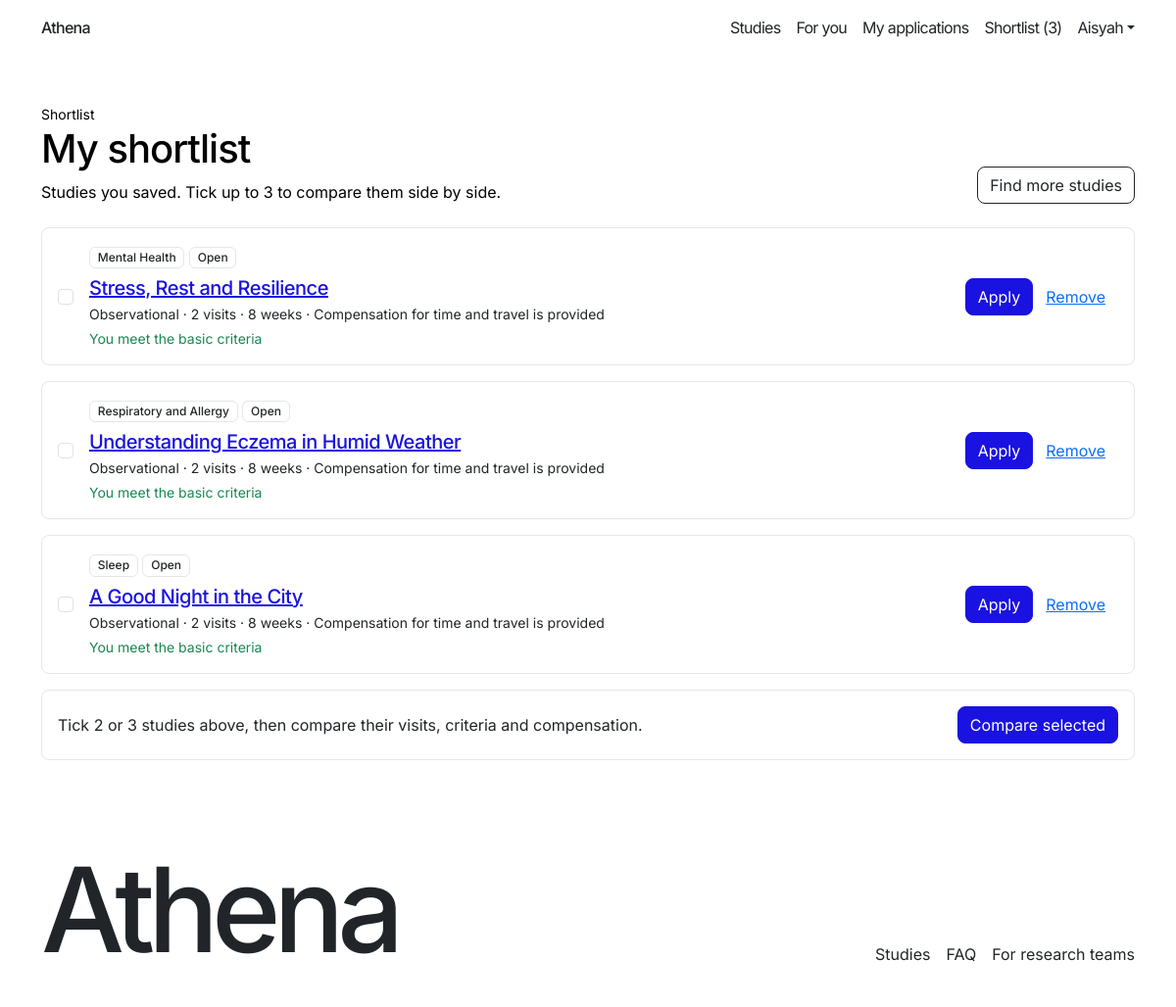
The app's page /shortlist/ (signed in) with its own data.
### core/models.py (models this page shows, shortened)
class TimeStampedModel(models.Model):
    created_at = models.DateTimeField(auto_now_add=True)
    updated_at = models.DateTimeField(auto_now=True)
    class Meta:
        abstract = True

class Study(TimeStampedModel):
    class StudyType(models.TextChoices):
        INTERVENTIONAL = 'interventional', 'Interventional'
        OBSERVATIONAL = 'observational', 'Observational'
        BEHAVIOURAL = 'behavioural', 'Behavioural'
    class Phase(models.TextChoices):
        NOT_APPLICABLE = 'not_applicable', 'Not applicable'
        PHASE_1 = 'phase_1', 'Phase I'
        PHASE_2 = 'phase_2', 'Phase II'
        PHASE_3 = 'phase_3', 'Phase III'
        PHASE_4 = 'phase_4', 'Phase IV'
    class SexEligibility(models.TextChoices):
        ALL = 'all', 'Anyone'
        FEMALE = 'female', 'Women only'
        MALE = 'male', 'Men only'
    class SmokerRule(models.TextChoices):
        ANY = 'any', 'Smokers and non-smokers'
        NON_SMOKERS = 'non_smokers', 'Non-smokers only'
        SMOKERS = 'smokers', 'Smokers only'
    class VisitTimes(models.TextChoices):
        WEEKDAY_DAYTIME = 'weekday_daytime', 'Weekday daytime'
        WEEKDAY_EVENINGS = 'weekday_evenings', 'Weekday evenings'
        WEEKENDS = 'weekends', 'Weekends'
        FLEXIBLE = 'flexible', 'Flexible'
    class Status(models.TextChoices):
        DRAFT = 'draft', 'Draft'
        PENDING_REVIEW = 'pending_review', 'Pending review'
        CHANGES_REQUESTED = 'changes_requested', 'Changes requested'
        PUBLISHED = 'published', 'Published'
        PAUSED = 'paused', 'Paused'
        FULL = 'full', 'Full'
        CLOSED = 'closed', 'Closed'
    organisation = models.ForeignKey(
        Organisation, on_delete=models.RESTRICT, related_name='studies'
    )
    category = models.ForeignKey(
        StudyCategory, on_delete=models.RESTRICT, related_name='studies'
    )
    title = models.CharField(max_length=200)
    slug = models.SlugField(max_length=220, unique=True, blank=True)
    description = models.TextField()
    visit_plan = models.TextField(blank=True)
    study_type = models.CharField(max_length=20, choices=StudyType.choices)
    phase = models.CharField(
        max_length=20, choices=Phase.choices, default=Phase.NOT_APPLICABLE
    )
    accepts_healthy_volunteers = models.BooleanField()
    sex_eligibility = models.CharField(
        max_length=10, choices=SexEligibility.choices, default=SexEligibility.ALL
    )
    min_age = models.PositiveIntegerField(
        validators=[MinValueValidator(21), MaxValueValidator(100)]
    )
    max_age = models.PositiveIntegerField(
        validators=[MinValueValidator(21), MaxValueValidator(100)]
    )
    min_bmi = models.DecimalField(
        max_digits=4, decimal_places=1, null=True, blank=True
    )
    max_bmi = models.DecimalField(
        max_digits=4, decimal_places=1, null=True, blank=True
    )
    smoker_rule = models.CharField(
        max_length=15, choices=SmokerRule.choices, default=SmokerRule.ANY
    )
    required_conditions = models.ManyToManyField(
        Condition, blank=True, related_name='required_by_studies'
    )
    excluded_conditions = models.ManyToManyField(
        Condition, blank=True, related_name='excluded_by_studies'
    )
    regions = models.ManyToManyField(Region, blank=True, related_name='studies')
    sites = models.ManyToManyField(Site, blank=True, related_name='studies')
    target_enrolment = models.PositiveIntegerField()
    total_visits = models.PositiveIntegerField()
    duration_weeks = models.PositiveIntegerField(
        validators=[MinValueValidator(1)]
    )
    visit_times = models.CharField(max_length=20, choices=VisitTimes.choices)
    compensation_amount = models.DecimalField(max_digits=8, decimal_places=2)
    show_compensation = models.BooleanField()
    start_date = models.DateField()
    recruitment_deadline = models.DateField()
    irb_name = models.CharField(max_length=60, blank=True)
    irb_reference = models.CharField(max_length=60, blank=True)
    irb_expiry = models.DateField(null=True, blank=True)
    irb_approved_text = models.BooleanField(default=False)
    status = models.CharField(
        max_length=20, choices=Status.choices, default=Status.DRAFT
    )
    auto_shortlist_high = models.BooleanField(default=False)
    moderation_comments = models.TextField(blank=True)
    paused_reason = models.TextField(blank=True)
    submitted_at = models.DateTimeField(null=True, blank=True)
    published_at = models.DateTimeField(null=True, blank=True)
    created_by = models.ForeignKey(
        User,
        on_delete=models.SET_NULL,
        null=True,
        blank=True,
        related_name='created_studies',
    )
    last_edited_by = models.ForeignKey(
        User,
        on_delete=models.SET_NULL,
        null=True,
        blank=True,
        related_name='edited_studies',
    )
    reviewed_by = models.ForeignKey(
        User,
        on_delete=models.SET_NULL,
        null=True,
        blank=True,
        related_name='reviewed_studies',
    )
    class Meta:
        constraints = [
            models.CheckConstraint(
                condition=Q(min_age__lte=models.F('max_age')),
                name='study_age_order',
            ),
            models.CheckConstraint(
                condition=Q(min_bmi__isnull=True)
                | Q(max_bmi__isnull=True)
                | Q(min_bmi__lte=models.F('max_bmi')),
                name='study_bmi_order',
            ),
            models.CheckConstraint(
                condition=Q(target_enrolment__gte=1),
                name='study_target_min_1',
            ),
            models.CheckConstraint(
                condition=Q(total_visits__gte=1),
                name='study_visits_min_1',
            ),
            models.CheckConstraint(
                condition=Q(compensation_amount__gte=0),
                name='study_compensation_not_negative',
            ),
        ]

class StudyCategory(TimeStampedModel):
    name = models.CharField(max_length=100)
    slug = models.SlugField(max_length=100, unique=True)
    ml_label = models.CharField(max_length=100, unique=True)
    description = models.CharField(max_length=255)
    display_order = models.PositiveIntegerField()
    is_active = models.BooleanField(default=True)
    class Meta:
        ordering = ['display_order']

### storefront/views.py (the view)
# urls.py: path('shortlist/', views.shortlist, name='shortlist'),
@participant_required
def shortlist(request):
    profile = request.user.participant_profile
    return render(request, 'storefront/shortlist.html', {
        'studies': shortlist_for(profile),
    })

### adminpanel/context_processors.py (called while the page is built)
def panel_notifications(request):
    return {
        'panel_unread_count': (
            unread_count(request.user) if request.user.is_authenticated else 0
        ),
        'user_role': user_role(request.user) if request.user.is_authenticated else None,
    }

### core/models.py (called while the page is built)
    @property
    def age(self):
        if not self.date_of_birth:
            return None
        today = timezone.localdate()
        return today.year - self.date_of_birth.year - (
            (today.month, today.day) < (self.date_of_birth.month, self.date_of_birth.day)
        )

### core/services.py (called while the page is built)
def shortlist_count(profile):
    return Shortlist.objects.filter(
        participant=profile,
        study__status__in=[Study.Status.PUBLISHED, Study.Status.FULL],
    ).count()

def unread_count(user):
    return Notification.objects.filter(user=user, is_read=False).count()

def user_role(user):
    permissions = user.get_all_permissions()
    if 'core.admin_access' in permissions:
        return 'admin'
    if 'core.staff_access' in permissions:
        return 'staff'
    if 'core.panel_access' in permissions:
        return 'coordinator'
    if 'core.participant_access' in permissions:
        return 'participant'
    return None

def is_eligible(profile, study):
    return all(result.met for result in check_eligibility(profile, study))

### storefront/context_processors.py (called while the page is built)
def participant_shortlist(request):
    profile = (
        request.user.participant_profile
        if request.user.is_authenticated
        and hasattr(request.user, 'participant_profile')
        else None
    )
    return {
        'shortlist_count': (
            shortlist_count(profile)
            if request.user.is_authenticated and profile is not None
            else 0
        ),
    }

### templates/storefront/shortlist.html (shortened to what this page needs)
{% extends 'storefront/base_storefront.html' %}
{% load athena_format %}
{% block content %}
<div class="container py-5">
  <div class="d-flex justify-content-between align-items-end mb-4">
    <div><small>Shortlist</small><h1>My shortlist</h1><p class="mb-0">Studies you saved. Tick up to 3 to compare them side by side.</p></div>
    <a class="btn btn-outline-primary" href="{% url 'storefront:studies' %}">Find more studies</a>
  </div>
  {% if studies %}
    <form method="get" action="{% url 'storefront:shortlist_compare' %}">
      {% for study in studies %}
        <div class="card p-3 mb-3">
          <div class="row align-items-center g-3">
            <div class="col-auto"><input class="form-check-input" type="checkbox" name="ids" value="{{ study.id }}" id="study-{{ study.id }}"><label class="visually-hidden" for="study-{{ study.id }}">Select {{ study.title }}</label></div>
            <div class="col">
              <div><span class="badge text-bg-light">{{ study.category.name }}</span> <span class="badge text-bg-light">{% if study.status == 'full' %}Full{% else %}Open{% endif %}</span></div>
              <h2 class="h5 mt-2 mb-1"><a href="{% url 'storefront:study_detail' study.slug %}">{{ study.title }}</a></h2>
              <p class="small mb-1">{{ study.get_study_type_display }} · {{ study.total_visits }} visits · {{ study.duration_weeks }} weeks · {% if study.show_compensation %}{{ study.compensation_amount|money }}{% else %}Compensation for time and travel is provided{% endif %}</p>
              <p class="small {% if study.is_eligible %}text-success{% else %}text-muted{% endif %} mb-0">{% if study.is_eligible %}You meet the basic criteria{% else %}You do not meet every basic criterion{% endif %}</p>
            </div>
            <div class="col-md-auto"><a class="btn btn-primary" href="{% url 'storefront:study_detail' study.slug %}">Apply</a><button class="btn btn-link" type="submit" form="remove-{{ study.id }}">Remove</button></div>
          </div>
        </div>
      {% endfor %}
      <div class="card p-3 d-flex flex-row justify-content-between align-items-center">
        <span>Tick 2 or 3 studies above, then compare their visits, criteria and compensation.</span>
        <button class="btn btn-primary" type="submit">Compare selected</button>
      </div>
    </form>
  {% else %}
    <p>Your shortlist is empty. Browse studies and save the ones that interest you.</p>
    <a href="{% url 'storefront:studies' %}">Browse studies</a>
  {% endif %}
</div>
{% endblock %}

### templates/storefront/base_storefront.html (shortened to what this page needs)
{% extends 'base.html' %}
{% block body %}
  <header class="container py-3">
    <div class="d-flex justify-content-between align-items-center">
      <a href="{% url 'storefront:home' %}" class="wordmark text-decoration-none text-dark">Athena</a>
      <nav class="storefront-header d-flex gap-3">
        <a href="{% url 'storefront:studies' %}" class="text-decoration-none text-dark">Studies</a>
        {% if user.is_authenticated and user.participant_profile %}
          <a href="{% url 'storefront:for_you' %}" class="text-decoration-none text-dark">For you</a>
          <a href="{% url 'storefront:applications' %}" class="text-decoration-none text-dark">My applications</a>
          <a href="{% url 'storefront:shortlist' %}" class="text-decoration-none text-dark">Shortlist ({{ shortlist_count }})</a>
          <div class="dropdown">
            <a class="dropdown-toggle text-decoration-none text-dark" href="#" data-bs-toggle="dropdown">{{ user.first_name }}</a>
          </div>
        {% else %}
          <a href="/accounts/login/" class="text-decoration-none text-dark">Sign in</a>
          <a href="/accounts/register/" class="text-decoration-none text-dark">Join Athena</a>
        {% endif %}
      </nav>
    </div>
  </header>
  <main>
    {% block content %}{% endblock %}
  </main>
  <footer class="container py-5">
    <div class="d-flex justify-content-between align-items-end flex-wrap gap-3">
      <a href="{% url 'storefront:home' %}" class="wordmark footer-wordmark text-decoration-none text-dark">Athena</a>
      <nav class="d-flex flex-wrap gap-3" aria-label="Footer">
        <a href="{% url 'storefront:studies' %}" class="text-decoration-none text-dark">Studies</a>
        <a href="{% url 'storefront:support' %}" class="text-decoration-none text-dark">FAQ</a>
        <a href="/accounts/register/?as=researcher" class="text-decoration-none text-dark">For research teams</a>
      </nav>
    </div>
  </footer>
{% endblock %}

### static/css/athena.css (style rules this page uses)
:root { --athena-blue: #1A12E0; --athena-panel: var(--athena-blue); --athena-border: #E6E6E6; --athena-radius: 8px; --bs-primary: #1A12E0; --bs-primary-rgb: 26, 18, 224; }
body { font-family: 'Inter', sans-serif; color: #000; background: #fff; }
.card { border: 1px solid var(--athena-border); border-radius: var(--athena-radius); box-shadow: none; }
.btn { border-radius: 8px !important; }
.badge { border: 1px solid var(--athena-border); border-radius: 6px !important; background-color: #fff !important; color: #212529 !important; font-weight: 500; }
.btn-primary { background-color: var(--athena-blue); border-color: var(--athena-blue); }
.btn-outline-primary, .btn-outline-dark, .btn-outline-secondary { border-color: #212529; color: #212529; }
a { color: var(--athena-blue); }
h1, h2, h3, h4, h5, h6 { letter-spacing: -0.025em; }
.wordmark { font-weight: 500; letter-spacing: -0.045em; }
.athena-topbar .topbar-action, .storefront-header a { letter-spacing: -0.045em; }
.footer-wordmark { font-size: 7.5rem; line-height: 0.95; letter-spacing: -0.06em; }
.form-check-input:not([type="radio"]) { border-radius: 4px; }

### records on screen
Study: category.name "Mental Health", status "Open", title "Stress, Rest and Resilience", study_type "Observational", total_visits "2", duration_weeks "8", shows "Compensation for time and travel is provided", shows "You meet the basic criteria"
Study: category.name "Respiratory and Allergy", status "Open", title "Understanding Eczema in Humid Weather", study_type "Observational", total_visits "2", duration_weeks "8", shows "Compensation for time and travel is provided", shows "You meet the basic criteria"
Study: category.name "Sleep", status "Open", title "A Good Night in the City", study_type "Observational", total_visits "2", duration_weeks "8", shows "Compensation for time and travel is provided", shows "You meet the basic criteria"

### other values on screen
{{ shortlist_count }} "3"
{{ user.first_name }} "Aisyah"
